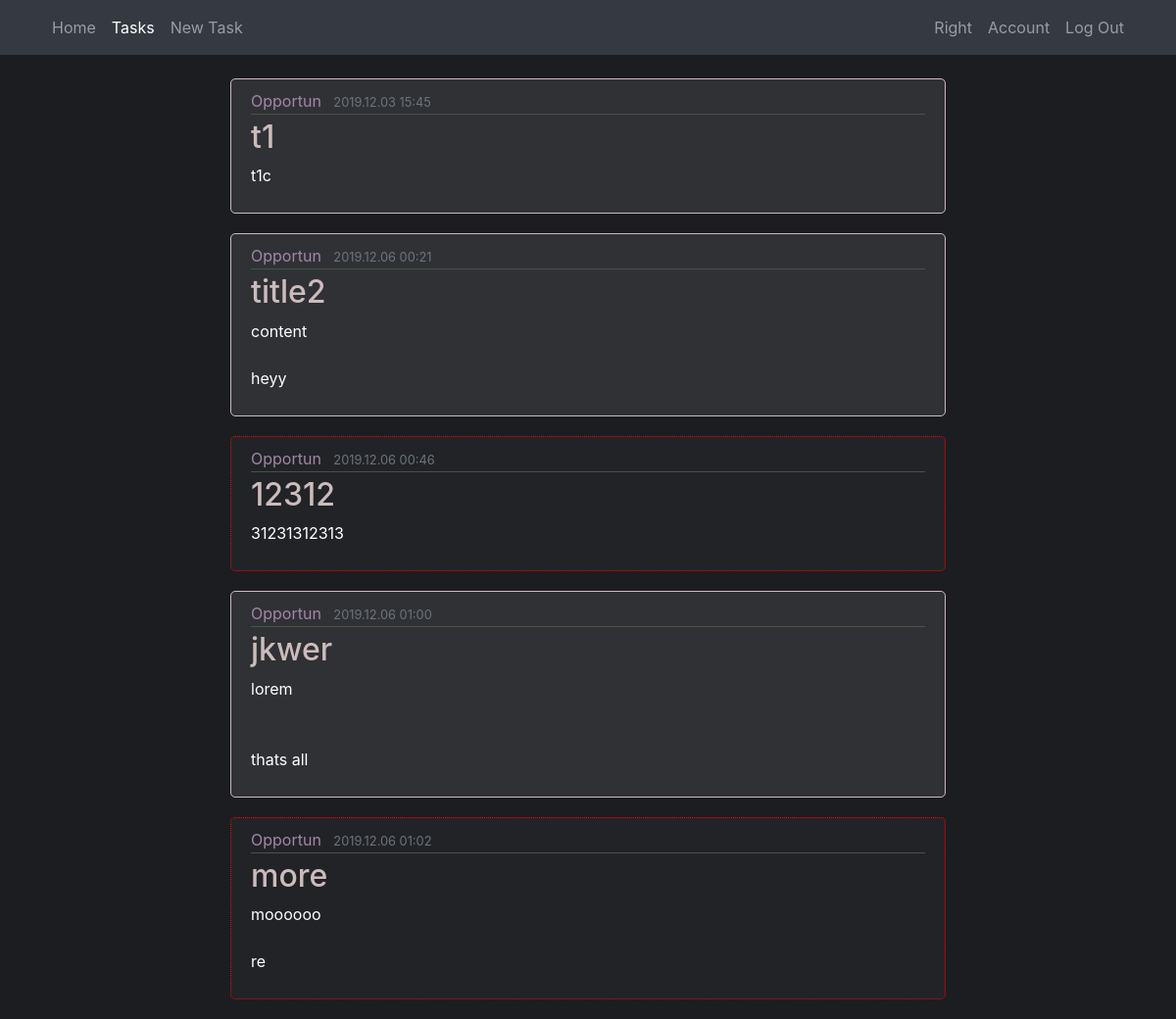
Page /tasks/ (signed in) on the committed database.
### models.py (models this page shows, shortened)
class Task(db.Model):
    id = db.Column(db.Integer, primary_key=True)
    title = db.Column(db.String(100), nullable=False)
    date_added = db.Column(db.DateTime, nullable=False)
    content = db.Column(db.Text, nullable=False)
    user_id = db.Column(db.Integer, db.ForeignKey('user.id'), nullable=False)
    link = db.Column(db.String(120), unique=True)
    is_active = db.Column(db.Boolean, default=False)
    tags = db.relationship('Tag', secondary=task_tags, backref=db.backref('tasks', lazy='dynamic'))

class User(db.Model, UserMixin):
    id = db.Column(db.Integer, primary_key=True)
    username = db.Column(db.String(20), unique=True, nullable=False)
    email = db.Column(db.String(120), unique=True, nullable=False)
    image_file = db.Column(db.String(120), nullable=False, default='default.jpg')
    password = db.Column(db.String(60), nullable=False)
    tasks = db.relationship('Task', backref='author', lazy=True)
    @property
    def is_admin(self):
        return self.id == 1

### tasks/blueprint.py (the view)
@tasks.route('/')
def index():
    if current_user.is_authenticated and current_user.is_admin:
        _tasks = Task.query.all()
    else:
        _tasks = Task.query.filter_by(is_active=True)
    return render_template('tasks/index.html', tasks=_tasks, title='Tasks')

### models.py (called while the page is built)
@login_manager.user_loader
def load_user(user_id):
    return User.query.get(int(user_id))

### tasks/templates/tasks/index.html (shortened to what this page needs)
{% extends 'base.html' %}
{% block content %}
{% for task in tasks %}
<article class="media content-section {{ '' if task.is_active else 'hidden' }}">
  <div class="media-body">
    <div class="article-metadata">
      <a class="mr-2" href="#">{{ task.author.username }}</a>
      <small class="text-muted">{{ task.date_added.strftime('%Y.%m.%d %H:%M') }}</small>
    </div>
    <h2><a class="article-title" href="{{ url_for('tasks.task_details', link=task.link) }}">
      {{ task.title }}
    </a></h2>
    <p class="article-content">{{ task.content }}</p>
  </div>
</article>
{% endfor %}
{% endblock %}

### templates/base.html (shortened to what this page needs)
<!DOCTYPE html>
<html lang="en">
<head>
  <link rel="stylesheet" href="https://stackpath.bootstrapcdn.com/bootstrap/4.4.1/css/bootstrap.min.css">
  <link rel="stylesheet" type="text/css" href="{{ url_for('static', filename='style.css')}}">
</head>
<body>
  <nav class="navbar navbar-expand-md navbar-dark bg-dark fixed-top">
    <div class="container">
      <div class="collapse navbar-collapse" id="navbarNav">
        <ul class="navbar-nav mr-auto">
          <li class="nav-item {{ 'active' if request.endpoint == 'index' else '' }}">
            <a class="nav-link" href="{{ url_for('index') }}">Home <span class="sr-only">(current)</span></a>
          </li>
          <li class="nav-item {{ 'active' if request.endpoint == 'tasks.index' else '' }}">
            <a class="nav-link" href="{{ url_for('tasks.index') }}">Tasks</a>
          </li>
          {% if current_user.is_authenticated %}
          <li class="nav-item {{ 'active' if request.endpoint == 'tasks.new' else '' }}">
            <a class="nav-link" href="{{ url_for('tasks.new') }}">New Task</a>
          </li>
          {% endif %}
        </ul>
        <div class="navbar-nav">
          <a class="nav-item nav-link" href="#">Right</a>
          {% if current_user.is_authenticated %}
          <a class="nav-item nav-link" href="{{ url_for('users.account') }}">Account</a>
          <a class="nav-item nav-link" href="{{ url_for('users.logout') }}">Log Out</a>
          {% else %}
          <a class="nav-item nav-link" href="{{ url_for('users.login') }}">Log In</a>
          <a class="nav-item nav-link" href="{{ url_for('users.register') }}">Register</a>
          {% endif %}
        </div>
      </div>
    </div>
  </nav>
  <main role="main" class="container">
    <div class="row">
      <div class="col-md-8 mx-auto">
        {% block content %}{% endblock %}
      </div>
    </div>
  </main>
</body>
</html>

### static/style.css (style rules this page uses)
body { color: #fff; background-color: #1C1D21; margin-top: 5rem; }
h1, h2, h3, h4, h5, h6 { color: #CCBCBC; }
a { color: #A288A6; }
.content-section { background: #303135; padding: 10px 20px; border: 1px solid #CCBCBC; border-radius: 5px; margin-bottom: 20px; }
.hidden { background-color: #30313559; border: 1px dotted red; }
.article-title { color: #CCBCBC; }
.article-content { white-space: pre-line; }
.article-metadata { padding-bottom: 1px; margin-bottom: 4px; border-bottom: 1px solid #454 }

### rows in the picture
Task: author.username "Opportun", date_added "2019.12.03 15:45", title "t1", content "t1c"
Task: author.username "Opportun", date_added "2019.12.06 00:21", title "title2", content "content heyy"
Task: author.username "Opportun", date_added "2019.12.06 00:46", title "12312", content "31231312313"
Task: author.username "Opportun", date_added "2019.12.06 01:00", title "jkwer", content "lorem thats all"
Task: author.username "Opportun", date_added "2019.12.06 01:02", title "more", content "moooooo re"
